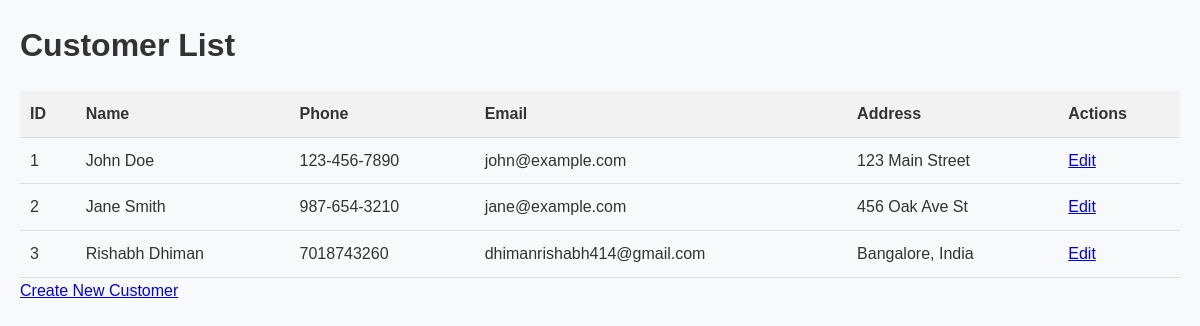
/admin/customer_list, run on an earlier commit of the app's database.
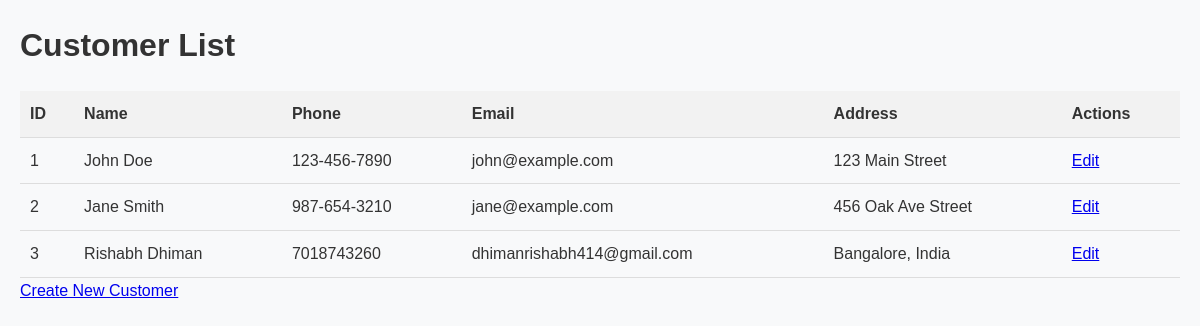
And on a later commit of the database.
### tables this page shows
CREATE TABLE customers
                    (id INTEGER PRIMARY KEY AUTOINCREMENT,
                    name TEXT,
                    phone TEXT,
                    email TEXT,
                    address TEXT);

### app.py (the view)
@app.route("/admin/customer_list")
def customer_list():
    data = database.getCustomers()
    customers = []
    for d in data:
        entry = {
            "id": d[0],
            "name": d[1],
            "phone": d[2],
            "email": d[3],
            "address": d[4],
        }
        customers.append(entry)
    return render_template("customer_list.html", customers=customers)

### database.py (called while the page is built)
def getCustomers():
    conn = sqlite3.connect("database.db")
    cursor = conn.cursor()
    cursor.execute("SELECT * from customers")
    data = cursor.fetchall()
    data = [list(d) for d in data]
    conn.commit()
    conn.close()
    return data

### templates/customer_list.html (shortened to what this page needs)
<!DOCTYPE html>
<html lang="en">
<head>
    <link rel="stylesheet" href="{{ url_for('static', filename='style.css') }}">
</head>
<body>
    <div class="container">
        <h1>Customer List</h1>
        <table>
            <thead>
                <tr>
                    <th>ID</th>
                    <th>Name</th>
                    <th>Phone</th>
                    <th>Email</th>
                    <th>Address</th>
                    <th>Actions</th>
                </tr>
            </thead>
            <tbody>
                {% for customer in customers %}
                <tr>
                    <td>{{ customer.id }}</td>
                    <td>{{ customer.name }}</td>
                    <td>{{ customer.phone }}</td>
                    <td>{{ customer.email }}</td>
                    <td>{{ customer.address }}</td>
                    <td>
                        <a href="{{ url_for('edit_customer', id=customer.id) }}">Edit</a>
                    </td>
                </tr>
                {% endfor %}
            </tbody>
        </table>
        <a href="{{ url_for('create_customer') }}">Create New Customer</a>
    </div>
</body>
</html>

What changed in the data, as far as the page shows it:
changed customers "Jane Smith": address "456 Oak Ave St" → "456 Oak Ave Street"
